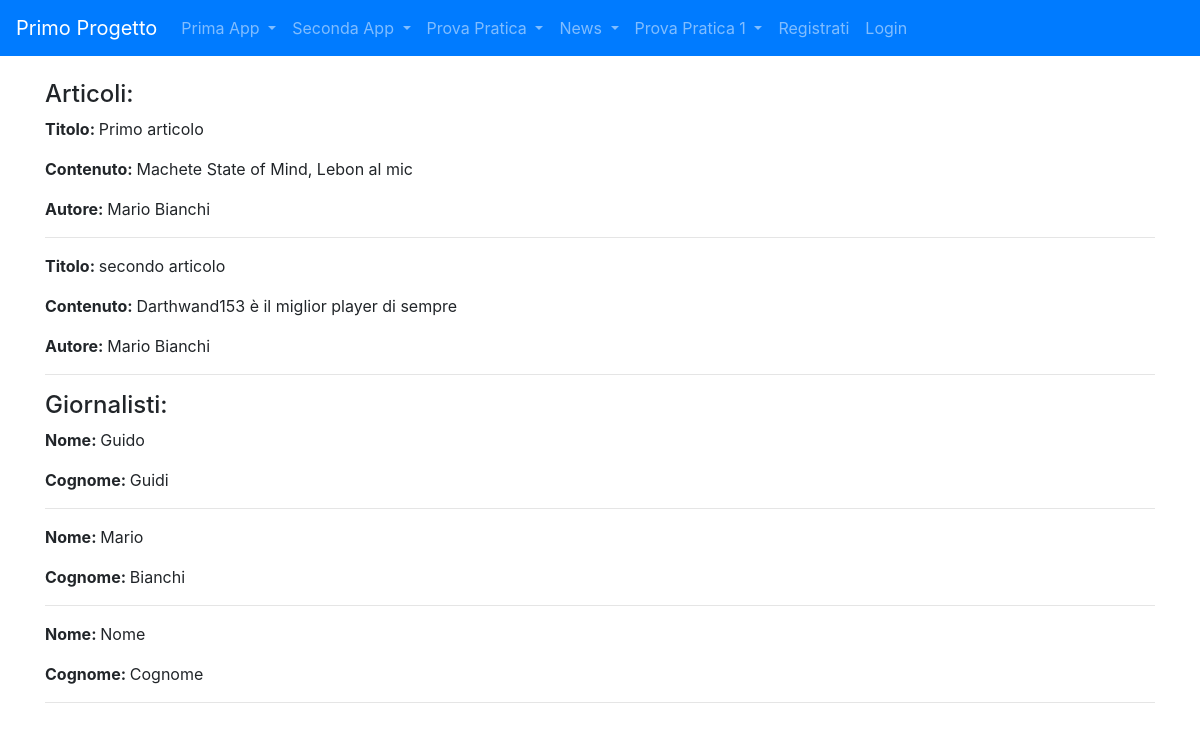
Page /news/ on the committed database.
### news/models.py (models this page shows)
class Articolo(models.Model):
    titolo = models.CharField(max_length=100)
    contenuto = models.TextField()
    giornalista = models.ForeignKey(Giornalista, on_delete=models.CASCADE, related_name="articoli")
    def __str__(self):
        return self.titolo

class Giornalista(models.Model):
    nome = models.CharField(max_length=20)
    cognome = models.CharField(max_length=20)
    def __str__ (self):
        return self.nome+" "+self.cognome

### news/views.py (the view)
# urls.py: path("", home, name="homepageNews"),
def home(request):
    articoli = Articolo.objects.all()           #ora gli articoli e i giornalisti sono immagazzinati in un
    giornalisti = Giornalista.objects.all()     #dizionario context.
    context = {"articoli": articoli, "giornalisti": giornalisti}
    print(context)
    return render(request, "homepageNews.html", context)

### news/templates/homepageNews.html (shortened to what this page needs)
{% extends "base.html" %}
{% block content %}
    <h4>Articoli: </h4>
        {% for articolo in articoli %}
            <p><strong>Titolo: </strong>{{articolo.titolo}}</p>
            <p><strong>Contenuto: </strong>{{articolo.contenuto}}</p>
            <p><strong>Autore: </strong>{{articolo.giornalista}}</p>
            <hr>
        {% endfor %}
    <h4>Giornalisti: </h4>
        {% for giornalista in giornalisti %}
            <p><strong>Nome: </strong>{{giornalista.nome}}</p>
            <p><strong>Cognome: </strong>{{giornalista.cognome}}</p>
            <hr>
        {% endfor %}
{% endblock content %}

### rows in the picture
Articolo: titolo "Primo articolo", contenuto "Machete State of Mind, Lebon al mic", giornalista "Mario Bianchi"
Articolo: titolo "secondo articolo", contenuto "Darthwand153 è il miglior player di sempre", giornalista "Mario Bianchi"
Giornalista: nome "Guido", cognome "Guidi"
Giornalista: nome "Mario", cognome "Bianchi"
Giornalista: nome "Nome", cognome "Cognome"
